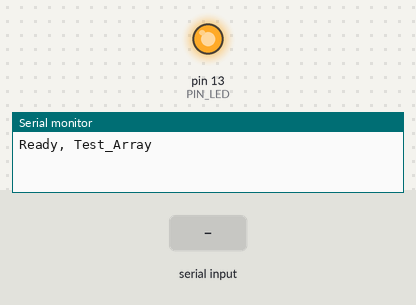
Recording of a sketch running on a simulated Arduino Nano, built with avr-gcc and run on an emulated ATmega328P. On the bench: output pins drawn as LEDs (lit = HIGH), the last lines printed to the serial monitor. Inputs (shaded band) come from the test bench.

Above: at 0.35 s.
1.3 s: "90,45\n" received over Serial
At 4.1 s:
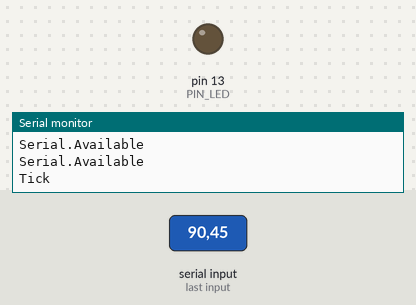
4.3 s: "101\n" received over Serial
Timing chart, 0 to 13.3 s (numbered marks = the images above; inputs shaded):
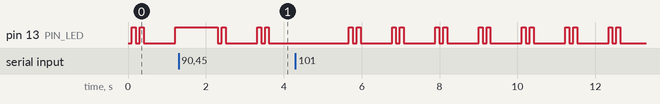

Measured:
- by itself, pin 13 (PIN_LED): repeats every 1.1 s: LOW 0.10 s, HIGH 0.10 s, LOW 0.81 s, HIGH 0.10 s

The sketch:

Test_Arrays.ino
```cpp
#define PIN_LED			13

unsigned long currentMillis = 0;
unsigned long previousMillis = 0;
int ledCounter = 0;


class Pattern
{
public:
	int stages;
	byte pattern[9][50];
};

byte porch1[9][50] =
{
	{ 0, 0, 0, 0, 0, 0, 0, 0, 0, 0, 0, 0, 0, 1, 0, 0, 0, 0, 0, 0, 0, 0, 0, 0, 0, 0, 0, 0, 0, 0, 0, 0, 0, 0, 0, 0, 0, 0, 0, 0, 0, 0, 0, 0, 0, 0, 0, 0, 0, 0 },
	{ 0, 0, 0, 0, 0, 0, 0, 0, 0, 0, 0, 0, 2, 2, 2, 0, 0, 0, 0, 0, 0, 0, 0, 0, 0, 0, 0, 0, 0, 0, 0, 0, 0, 0, 0, 0, 0, 0, 0, 0, 0, 0, 0, 0, 0, 0, 0, 0, 0, 0 },
	{ 0, 0, 0, 0, 0, 0, 0, 0, 0, 0, 0, 3, 3, 3, 3, 3, 0, 0, 0, 0, 0, 0, 0, 0, 0, 0, 0, 0, 0, 0, 0, 0, 0, 0, 0, 0, 0, 0, 0, 0, 0, 0, 0, 0, 0, 0, 0, 0, 0, 0 },
	{ 0, 0, 0, 0, 0, 0, 0, 0, 0, 0, 4, 4, 4, 4, 4, 4, 4, 0, 0, 0, 0, 0, 0, 0, 0, 0, 0, 0, 0, 0, 0, 0, 0, 0, 0, 0, 0, 0, 0, 0, 0, 0, 0, 0, 0, 0, 0, 0, 0, 0 },
	{ 0, 0, 0, 0, 0, 0, 0, 0, 0, 0, 0, 0, 5, 5, 5, 0, 0, 0, 0, 0, 0, 0, 0, 0, 0, 0, 0, 0, 0, 0, 0, 0, 0, 0, 0, 0, 0, 0, 0, 0, 0, 0, 0, 0, 0, 0, 0, 0, 0, 0 },
	{ 0, 0, 0, 0, 0, 0, 0, 0, 0, 6, 6, 6, 6, 6, 6, 6, 6, 6, 0, 0, 0, 0, 0, 0, 0, 0, 0, 0, 0, 0, 0, 0, 0, 0, 0, 0, 0, 0, 0, 0, 0, 0, 0, 0, 0, 0, 0, 0, 0, 0 },
	{ 0, 0, 0, 0, 0, 0, 0, 0, 7, 7, 7, 7, 7, 7, 7, 7, 7, 7, 7, 0, 0, 0, 0, 0, 0, 0, 0, 0, 0, 0, 0, 0, 0, 0, 0, 0, 0, 0, 0, 0, 0, 0, 0, 0, 0, 0, 0, 0, 0, 0 },
	{ 0, 0, 0, 0, 0, 0, 0, 0, 0, 0, 0, 0, 8, 8, 8, 0, 0, 0, 0, 0, 0, 0, 0, 0, 0, 0, 0, 0, 0, 0, 0, 0, 0, 0, 0, 0, 0, 0, 0, 0, 0, 0, 0, 0, 0, 0, 0, 0, 0, 0 },
	{ 0, 0, 0, 0, 0, 0, 0, 0, 0, 0, 0, 0, 9, 9, 0, 0, 0, 0, 0, 0, 0, 0, 0, 0, 0, 0, 0, 0, 0, 0, 0, 0, 0, 0, 0, 0, 0, 0, 0, 0, 0, 0, 0, 0, 0, 0, 0, 0, 0, 0 },
};

byte porch2[9][50] =
{
	{ 1, 2, 3, 4, 5, 6, 7, 8, 9, 10, 11, 12, 13, 14, 15, 16, 17, 18, 19, 20, 21, 22, 23, 24, 25, 26, 27, 28, 29, 30, 31, 32, 33, 34, 35, 36, 37, 38, 39, 40, 41, 42, 43, 44, 45, 46, 47, 48, 49, 50 },
	{ 2, 3, 4, 5, 6, 7, 8, 9, 10, 11, 12, 13, 14, 15, 16, 17, 18, 19, 20, 21, 22, 23, 24, 25, 26, 27, 28, 29, 30, 31, 32, 33, 34, 35, 36, 37, 38, 39, 40, 41, 42, 43, 44, 45, 46, 47, 48, 49, 50, 51 },
	{ 3, 4, 5, 6, 7, 8, 9, 10, 11, 12, 13, 14, 15, 16, 17, 18, 19, 20, 21, 22, 23, 24, 25, 26, 27, 28, 29, 30, 31, 32, 33, 34, 35, 36, 37, 38, 39, 40, 41, 42, 43, 44, 45, 46, 47, 48, 49, 50, 51, 52 },
	{ 4, 5, 6, 7, 8, 9, 10, 11, 12, 13, 14, 15, 16, 17, 18, 19, 20, 21, 22, 23, 24, 25, 26, 27, 28, 29, 30, 31, 32, 33, 34, 35, 36, 37, 38, 39, 40, 41, 42, 43, 44, 45, 46, 47, 48, 49, 50, 51, 52, 53 },
	{ 5, 6, 7, 8, 9, 10, 11, 12, 13, 14, 15, 16, 17, 18, 19, 20, 21, 22, 23, 24, 25, 26, 27, 28, 29, 30, 31, 32, 33, 34, 35, 36, 37, 38, 39, 40, 41, 42, 43, 44, 45, 46, 47, 48, 49, 50, 51, 52, 53, 54 },
	{ 6, 7, 8, 9, 10, 11, 12, 13, 14, 15, 16, 17, 18, 19, 20, 21, 22, 23, 24, 25, 26, 27, 28, 29, 30, 31, 32, 33, 34, 35, 36, 37, 38, 39, 40, 41, 42, 43, 44, 45, 46, 47, 48, 49, 50, 51, 52, 53, 54, 55 },
	{ 7, 8, 9, 10, 11, 12, 13, 14, 15, 16, 17, 18, 19, 20, 21, 22, 23, 24, 25, 26, 27, 28, 29, 30, 31, 32, 33, 34, 35, 36, 37, 38, 39, 40, 41, 42, 43, 44, 45, 46, 47, 48, 49, 50, 51, 52, 53, 54, 55, 56 },
	{ 8, 9, 10, 11, 12, 13, 14, 15, 16, 17, 18, 19, 20, 21, 22, 23, 24, 25, 26, 27, 28, 29, 30, 31, 32, 33, 34, 35, 36, 37, 38, 39, 40, 41, 42, 43, 44, 45, 46, 47, 48, 49, 50, 51, 52, 53, 54, 55, 56, 57 },
	{ 9, 10, 11, 12, 13, 14, 15, 16, 17, 18, 19, 20, 21, 22, 23, 24, 25, 26, 27, 28, 29, 30, 31, 32, 33, 34, 35, 36, 37, 38, 39, 40, 41, 42, 43, 44, 45, 46, 47, 48, 49, 50, 51, 52, 53, 54, 55, 56, 57, 58 },
};


void setup()
{
	Serial.begin(9600);
	pinMode(PIN_LED, OUTPUT);
	Serial.println("Ready, Test_Array");
}

void loop()
{

	currentMillis = millis();

	// Heart beat LED

	if (currentMillis - previousMillis > 100)
	{
		previousMillis = currentMillis;

		if (++ledCounter > 10)
		{
			ledCounter = 0;
			Serial.println("Tick");
		}

		if (ledCounter == 1 || ledCounter == 3)
			digitalWrite(PIN_LED, HIGH);
		else
			digitalWrite(PIN_LED, LOW);

	}

	// check for serial comms

	if (Serial.available() > 0)
	{
		Serial.println("Serial.Available");

		int input = Serial.parseInt();

		if (input == 101)
			Test1();
		else if (input == 202)
			Test2();
	}


} // loop


void Test1()
{
	Serial.println("Test1");
	Process(porch1);
} // Test1


void Test2()
{
	Serial.println("Test2");
	Process(porch2);
} // Test2


// Virtual
// 8  400 - 449
// 7  350 - 399
// 6  300 - 349
// 5  250 - 299
// 4  200 - 249
// 3  150 - 199
// 2  100 - 149
// 1   50 - 99
// 0    0 - 49

// Virtual
// 8				400	401	402	403	404	405	406	407	408	409	410	411	412	413	414	415	416	417	418	419	420	421	422	423	424	425	426	427	428	429	430	431	432	433	434	435	436	437	438	439	440	441	442	443	444	445	446	447	448	449
// 7				350	351	352	353	354	355	356	357	358	359	360	361	362	363	364	365	366	367	368	369	370	371	372	373	374	375	376	377	378	379	380	381	382	383	384	385	386	387	388	389	390	391	392	393	394	395	396	397	398	399
// 6				300	301	302	303	304	305	306	307	308	309	310	311	312	313	314	315	316	317	318	319	320	321	322	323	324	325	326	327	328	329	330	331	332	333	334	335	336	337	338	339	340	341	342	343	344	345	346	347	348	349
// 5				250	251	252	253	254	255	256	257	258	259	260	261	262	263	264	265	266	267	268	269	270	271	272	273	274	275	276	277	278	279	280	281	282	283	284	285	286	287	288	289	290	291	292	293	294	295	296	297	298	299
// 4				200	201	202	203	204	205	206	207	208	209	210	211	212	213	214	215	216	217	218	219	220	221	222	223	224	225	226	227	228	229	230	231	232	233	234	235	236	237	238	239	240	241	242	243	244	245	246	247	248	249
// 3				150	151	152	153	154	155	156	157	158	159	160	161	162	163	164	165	166	167	168	169	170	171	172	173	174	175	176	177	178	179	180	181	182	183	184	185	186	187	188	189	190	191	192	193	194	195	196	197	198	199
// 2				100	101	102	103	104	105	106	107	108	109	110	111	112	113	114	115	116	117	118	119	120	121	122	123	124	125	126	127	128	129	130	131	132	133	134	135	136	137	138	139	140	141	142	143	144	145	146	147	148	149
// 1				050	051	052	053	054	055	056	057	058	059	060	061	062	063	064	065	066	067	068	069	070	071	072	073	074	075	076	077	078	079	080	081	082	083	084	085	086	087	088	089	090	091	092	093	094	095	096	097	098	099
// 0				000	001	002	003	004	005	006	007	008	009	010	011	012	013	014	015	016	017	018	019	020	021	022	023	024	025	026	027	028	029	030	031	032	033	034	035	036	037	038	039	040	041	042	043	044	045	046	047	048	049

// Physical
// 8  449 400  <	449	448	447	446	445	444	443	442	441	440	439	438	437	436	435	434	433	432	431	430	429	428	427	426	425	424	423	422	421	420	419	418	417	416	415	414	413	412	411	410	409	408	407	406	405	404	403	402	401	400
// 7  350 399  >	350	351	352	353	354	355	356	357	358	359	360	361	362	363	364	365	366	367	368	369	370	371	372	373	374	375	376	377	378	379	380	381	382	383	384	385	386	387	388	389	390	391	392	393	394	395	396	397	398	399
// 6  349 300  <	349	348	347	346	345	344	343	342	341	340	339	338	337	336	335	334	333	332	331	330	329	328	327	326	325	324	323	322	321	320	319	318	317	316	315	314	313	312	311	310	309	308	307	306	305	304	303	302	301	300
// 5  250 299  >	250	251	252	253	254	255	256	257	258	259	260	261	262	263	264	265	266	267	268	269	270	271	272	273	274	275	276	277	278	279	280	281	282	283	284	285	286	287	288	289	290	291	292	293	294	295	296	297	298	299
// 4  249 200  <	249	248	247	246	245	244	243	242	241	240	239	238	237	236	235	234	233	232	231	230	229	228	227	226	225	224	223	222	221	220	219	218	217	216	215	214	213	212	211	210	209	208	207	206	205	204	203	202	201	200
// 3  150 199  >	150	151	152	153	154	155	156	157	158	159	160	161	162	163	164	165	166	167	168	169	170	171	172	173	174	175	176	177	178	179	180	181	182	183	184	185	186	187	188	189	190	191	192	193	194	195	196	197	198	199
// 2  149 100  <	149	148	147	146	145	144	143	142	141	140	139	138	137	136	135	134	133	132	131	130	129	128	127	126	125	124	123	122	121	120	119	118	117	116	115	114	113	112	111	110	109	108	107	106	105	104	103	102	101	100
// 1  050 099  >	050	051	052	053	054	055	056	057	058	059	060	061	062	063	064	065	066	067	068	069	070	071	072	073	074	075	076	077	078	079	080	081	082	083	084	085	086	087	088	089	090	091	092	093	094	095	096	097	098	099
// 0  049 000  <	049	048	047	046	045	044	043	042	041	040	039	038	037	036	035	034	033	032	031	030	029	028	027	026	025	024	023	022	021	020	019	018	017	016	015	014	013	012	011	010	009	008	007	006	005	004	003	002	001	000


void Process(byte pixels[][50])
{
	Serial.println("Process");

	for (int y = 0; y < 9; y++)
	{
		for (int x = 0; x < 50; x++)
		{
			byte data = pixels[y][x];

			if (data == 7)
			{
				int v = ((8 - y) * 50) + x;
				int p = ((8 - y) * 50);
				if (y == 1 || y == 3 || y == 5 || y == 7)
					p += x;
				else
					p += (49 - x);

				Serial.print(x);
				Serial.print(" x ");
				Serial.print(y);

				Serial.print(" Virtual=");
				Serial.print(v);

				Serial.print(" Physical=");
				Serial.print(p);

				Serial.println();
			}

		} // for x
	} // for y

} // Process
```
